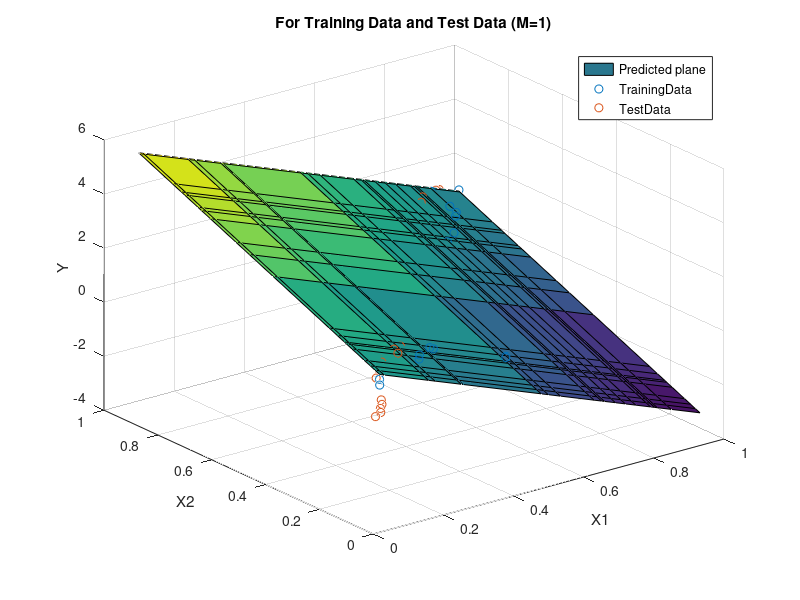
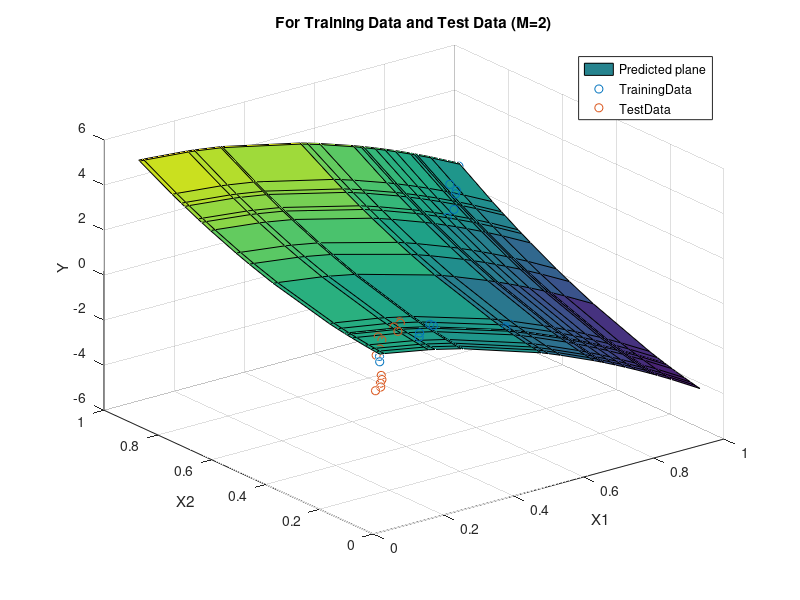
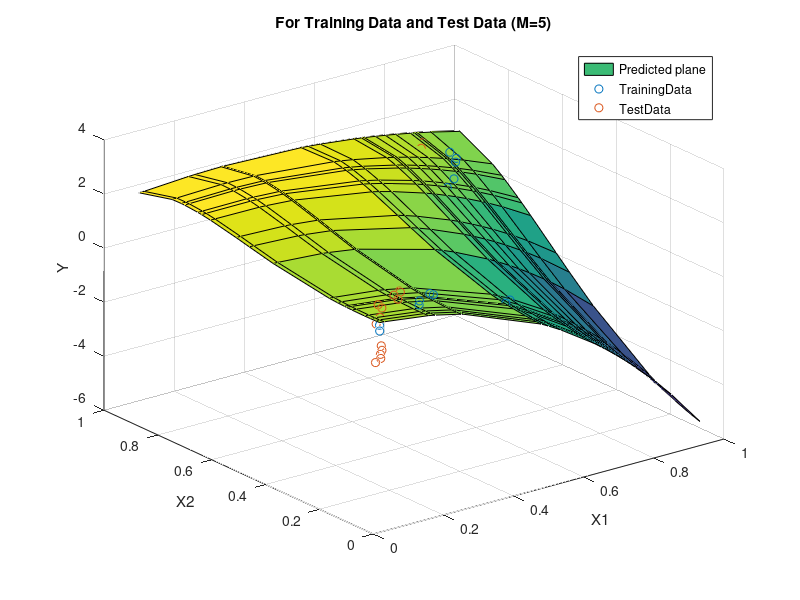

These figures' MATLAB source, in order:
% Bivariate Data 
%% Generating 20 real numbers for variable x1 and x2 from the uniform distribution
x1 = rand(20,1);
x2 = rand(20,1); 
x1=sort(x1);
x2 = sort(x2);
epsilon = (0.25).*rand(1,1);

%% for plotting purpose
[X1,X2] = meshgrid(x1,x2);
Y =sin(2*pi*(x1.^2+x2.^2).^(0.5))+epsilon;



%% Constructing Training set (x,y) using the given relation
epsilon = (0.25).*rand(1,1);
y=sin(2*pi*(x1.^2+x2.^2).^(0.5))+epsilon;

%Constructing the Test Set
X_test1= rand(50,1);
X_test2= rand(50,1);
X_test1=sort(X_test1);
X_test2= sort(X_test2);

y_test=sin(2*pi*(X_test1.^2+ X_test2.^2).^(0.5))+epsilon;

[XT1,XT2] = meshgrid(X_test1,X_test2);
YT1 =sin(2*pi*(XT1.^2+ XT2.^2).^(0.5))+epsilon;
 

%from the plot the relation between x & y is non-linear

%Therefore, we will use polynomial regression.

% Range of values for the value of Lambda (Regularization)
lambda_array = [2^-7,2^-6,2^-5,2^-4,2^-3,2^-2,2^-1,2^0,2^1,2^2,2^3,2^4,2^5,2^6,2^7];

% for training 
a1 = [x1,x2,ones(length(x1),1)]; %M=1
a2 = [x1.^2,x2.^2,x1.*x2,x1,x2,ones(length(x1),1)]; %M=2
a3 = [x1.^5,x2.^5,x1.^4.*x2,x1.^3.*x2.^2,x1.^2.*x2.^3,x1.*x2.^4,x1.^4,x2.^4,x1.^3.*x2,x1.^2.*x2.^2,x1.*x2.^3,x1.^3,x2.^3,x1.^2.*x2,x1.*x2.^2,x1.^2,x2.^2,x1.*x2,x1,x2,ones(length(x1),1)]; % M=5


% for testing 
a1_t = [X_test1,X_test2,ones(length(X_test1),1)]; %M=1
a2_t = [X_test1.^2,X_test2.^2,X_test1.*X_test2,X_test1,X_test2,ones(length(X_test1),1)]; %M=2
a3_t = [X_test1.^5,X_test2.^5,X_test1.^4.*X_test2,X_test1.^3.*X_test2.^2,X_test1.^2.*X_test2.^3,X_test1.*X_test2.^4,X_test1.^4,X_test2.^4,X_test1.^3.*X_test2,X_test1.^2.*X_test2.^2,X_test1.*X_test2.^3,X_test1.^3,X_test2.^3,X_test1.^2.*X_test2,X_test1.*X_test2.^2,X_test1.^2,X_test2.^2,X_test1.*X_test2,X_test1,X_test2,ones(length(X_test1),1)];

i1 = eye(3);
i2 = eye(6);
i3 = eye(21);


lambda_array = [2^-7,2^-6,2^-5,2^-4,2^-3,2^-2,2^-1,2^0,2^1,2^2,2^3,2^4,2^5,2^6,2^7];
RMSE1_array=[];
RMSE2_array=[];
RMSE3_array=[];

% storing the best value of lambda for M= 1,2,5
min1=1;
min2=1;
min3=1;

for index = 1: 15
    
    lambda = lambda_array(index);
    
    u1 = inv(lambda*i1+a1'*a1)*a1'*y;
    u2 = inv(lambda*i2+a2'*a2)*a2'*y;
    u3 = inv(lambda*i3+a3'*a3)*a3'*y;
   

    y1 = a1*u1;
    y2 = a2*u2;
    y3 = a3*u3;
   
    RMSE_1 = (sum((y-y1).^2)/length(y)).^(0.5);
    RMSE1_array(index) = RMSE_1;
    if RMSE_1< RMSE1_array(min1)
        min1 = index;
    end
    RMSE_2 = (sum((y-y2).^2)/length(y)).^(0.5);
    RMSE2_array(index) = RMSE_2;
    if RMSE_2< RMSE2_array(min2)
        min2 = index;
    end

    RMSE_3 = (sum((y-y3).^2)/length(y)).^(0.5);
    RMSE3_array(index) = RMSE_3;
    if RMSE_3< RMSE3_array(min3)
        min3 = index;
    end
    
    
end

%% Final model M= 1

u1 = inv(lambda_array(min1)*i1+a1'*a1)*a1'*y;
%prediction on training set
y1 = a1*u1;
RMSE_1 = (sum((y-y1).^2)/length(y)).^(0.5);

%prediction on test set
yt1 = a1_t*u1;
RMSE_T1 = (sum((y_test-yt1).^2)/length(y_test)).^(0.5);

figure;
Z= u1(1)*X1 + u1(2)*X2 + u1(3);
surf(X1,X2,Z);
hold on;
scatter3(x1,x2,y,'r*');
hold on;
scatter3(X_test1,X_test2,y_test,'blackx');
legend("Predicted plane","TrainingData","TestData")
title("For Training Data and Test Data (M=1)")
xlabel("X1")
ylabel("X2")
zlabel("Y")




    
%% Final model M= 2
u2 = inv(lambda_array(min2)*i2+a2'*a2)*a2'*y;
%prediction on training set
y2 = a2*u2;
RMSE_2 = (sum((y-y2).^2)/length(y)).^(0.5);

%prediction on test set
yt2 = a2_t*u2;
RMSE_T2 = (sum((y_test-yt2).^2)/length(y_test)).^(0.5);

figure;
Z2= u2(1)*X1.^2 + u2(2)*X2.^2 + u2(3)*X1.*X2+u2(4)*X1+u2(5)*X2+u2(6);
surf(X1,X2,Z2);
hold on;
scatter3(x1,x2,y,'r*');
hold on;
scatter3(X_test1,X_test2,y_test,'blackx');
legend("Predicted plane","TrainingData","TestData")
title("For Training Data and Test Data (M=2)")
xlabel("X1")
ylabel("X2")
zlabel("Y")






%% Final model M= 5
u3 = inv(lambda_array(min3)*i3+a3'*a3)*a3'*y;
%prediction on training set
y3 = a3*u3;
RMSE_3 = (sum((y-y3).^2)/length(y)).^(0.5);

%prediction on test set
yt3 = a3_t*u3;
RMSE_T3 = (sum((y_test-yt3).^2)/length(y_test)).^(0.5);

figure;
Z3= u3(1)*X1.^5+u3(2)*X2.^5+u3(3)*X1.^4.*X2+u3(4)*X1.^3.*X2.^2+u3(5)*X1.^2.*X2.^3+u3(6)*X1.*X2.^4+u3(7)*X1.^4+u3(8)*X2.^4+u3(9)*X1.^3.*X2+u3(10)*X1.^2.*X2.^2+u3(11)*X1.*X2.^3+u3(12)*X1.^3+u3(13)*X2.^3+u3(14)*X1.^2.*X2+u3(15)*X1.*X2.^2+u3(16)*X1.^2+u3(17)*X2.^2+u3(18)*X1.*X2+u3(19)*X1+u3(20)*X2+u3(21);
surf(X1,X2,Z3);
hold on;
scatter3(x1,x2,y,'r*');
hold on;
scatter3(X_test1,X_test2,y_test,'blackx');
legend("Predicted plane","TrainingData","TestData")
title("For Training Data and Test Data (M=5)")
xlabel("X1")
ylabel("X2")
zlabel("Y")










